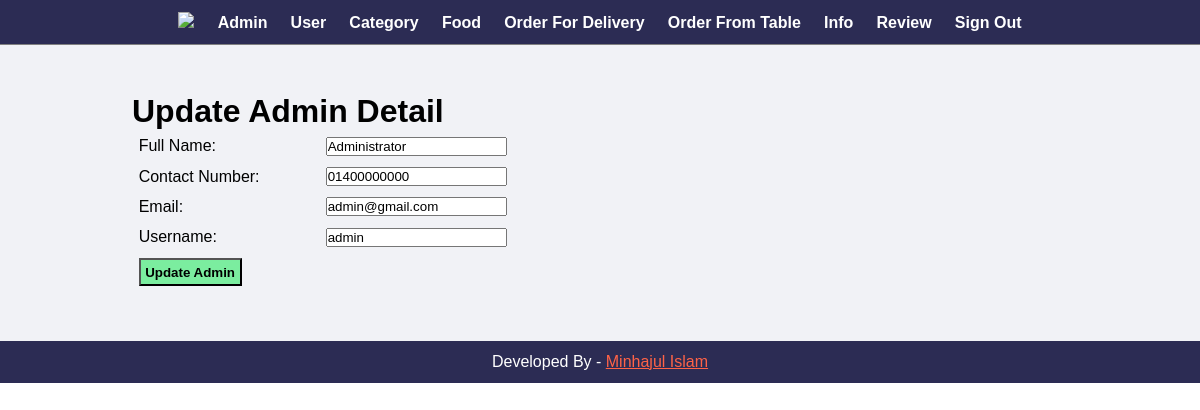
/admin/update-admin.php?id=46 (signed in), run on the app's committed database.
### tables this page shows
CREATE TABLE `table_admin` (
  `id` int(10) UNSIGNED NOT NULL,
  `full_name` varchar(100) NOT NULL,
  `contact_number` varchar(15) NOT NULL,
  `email` varchar(50) NOT NULL,
  `username` varchar(100) NOT NULL,
  `password` varchar(255) NOT NULL,
  `role` int(11) NOT NULL
);

### admin/update-admin.php (the view, shortened to what this page needs)
<?php include('hd-ft/header.php');
?>
    <div class="manage">
        <div class = "wrapper">
            <h1>Update Admin Detail</h1>
            <?php
                $id=$_GET['id'];
                $sql="SELECT * FROM table_admin WHERE id=$id";
                $res=mysqli_query($conn, $sql);
                if($res==TRUE){
                    $count = mysqli_num_rows($res);
                    if($count==1){
                        $row=mysqli_fetch_assoc($res);
                        $full_name = $row['full_name'];
                        $contact_number = $row['contact_number'];
                        $email = $row['email'];
                        $username = $row['username'];
                    }
                    else{
                        header('location:'.SITEURL.'admin/control-admin.php');
                    }
                }
            ?>
            <form action="" method="POST">
                <table class="table-30">
                    <tr>
                        <td>Full Name: </td>
                        <td>
                            <input type="text" name="full_name" value="<?php echo $full_name; ?>">
                        </td>
                    </tr>
                    <tr>
                        <td>Contact Number: </td>
                        <td>
                            <input type="text" name="contact_number" value="<?php echo $contact_number; ?>">
                        </td>
                    </tr>
                    <tr>
                        <td>Email: </td>
                        <td>
                            <input type="text" name="email" value="<?php echo $email; ?>">
                        </td>
                    </tr>
                    <tr>
                        <td>Username: </td>
                        <td>
                            <input type="text" name="username" value="<?php echo $username; ?>">
                        </td>
                    </tr>
                    <tr>
                        <td colspan="2">
                            <input type="submit" name="submit" value="Update Admin" class="btn-update">
                        </td>
                    </tr>
                </table>
            </form>
        </div>
    </div>
<?php include('hd-ft/footer.php'); ?>

### css/back-end.css (style rules this page uses)
* { margin: 0; padding: 0; font-family: Arial, Helvetica, sans-serif; }
.wrapper { padding: 1%; width: 80%; margin: 0 auto; }
.table-30 { width: 50%; }
table tr td { padding: 1%; }
.btn-update { background-color: #7bed9f; padding: 1%; color: black; text-decoration: none; font-weight: bold; }
.manage { background-color: #f1f2f6; padding: 3% 0; }
* { margin: 0; padding: 0; box-sizing: border-box; }

### data on the page
table_admin: full_name "Administrator", contact_number "01400000000", email "admin@gmail.com", username "admin"
